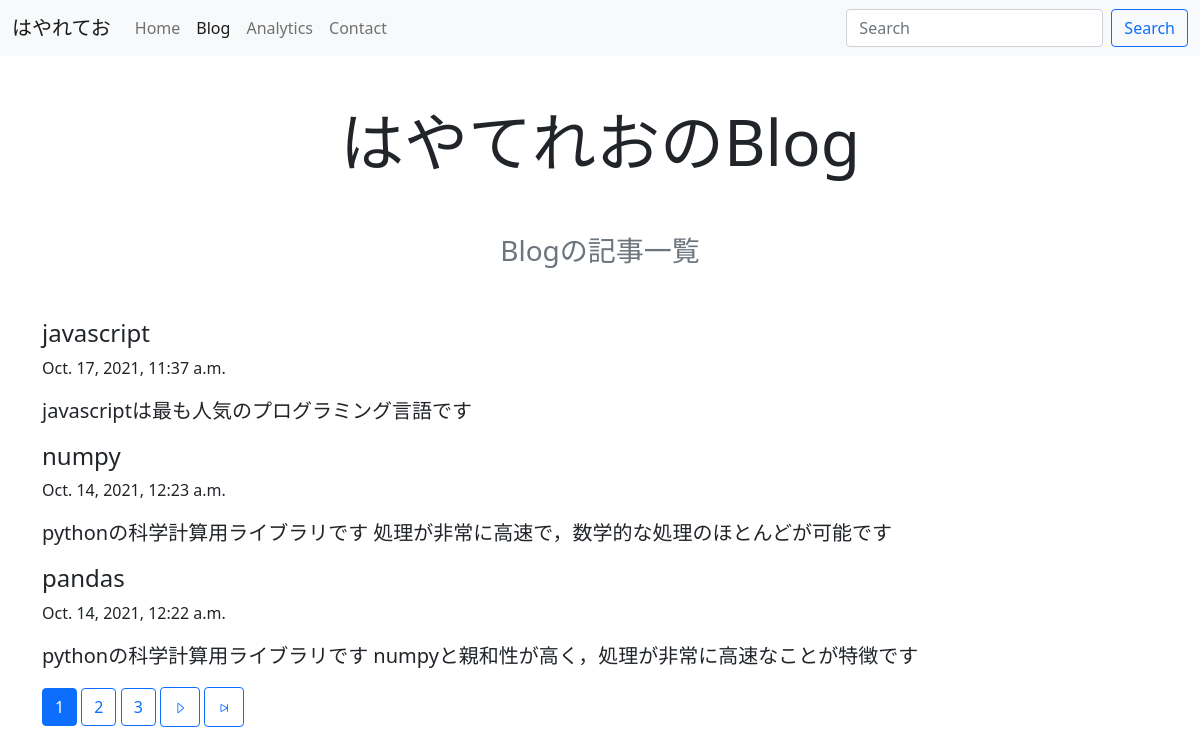
Screenshot of /blog/ with the database file from the repository.
### blog/models.py (models this page shows, shortened)
class Blog(models.Model):
    title = models.CharField(max_length=200)
    content = models.TextField(blank=True)
    category = models.ForeignKey(Category, on_delete=models.SET_NULL, blank=True, null=True)
    web_site = models.URLField(blank=True)
    updated_at = models.DateTimeField(auto_now=True)
    created_at = models.DateTimeField(auto_now_add=True)
    class Meta:
        db_table = 'blogs'

### blog/views.py (the view)
# urls.py: path('blog/', BlogListView.as_view(), name='blog'),
class BlogListView(ListView):
    model = Blog
    template_name = 'blog/blog.html'
    context_object_name = 'results'
    paginate_by = 3
    def get_queryset(self, **kwargs):
        queryset = super().get_queryset(**kwargs)
        query = self.request.GET
        if q := query.get('q'):
            queryset = queryset.filter(Q(content__icontains=q)|Q(title__icontains=q))
        return queryset.order_by('-created_at')

### blog/templates/blog/blog.html (shortened to what this page needs)
{% extends 'blog/base.html' %}
{% block bloghead %}
    active
{% endblock %}
{% block main %}
    <div class="text-center mb-5">
        <h1 class="display-3 mb-5">はやてれおのBlog</h1>
        <p class="text-muted fs-3">Blogの記事一覧</p>
    </div>
    <div>
        {% for result in results %}
        <h4>{{ result.title }}</h4>
        <p>{{ result.created_at }}</p>
        <p class="lead">{{ result.content }}</p>
        {% endfor %}
    </div>
    {% include 'blog/pagination.html' %}
{% endblock %}

### rows the page displays
Blog: title "javascript", created_at "Oct. 17, 2021, 11:37 a.m.", content "javascriptは最も人気のプログラミング言語です"
Blog: title "numpy", created_at "Oct. 14, 2021, 12:23 a.m.", content "pythonの科学計算用ライブラリです 処理が非常に高速で，数学的な処理のほとんどが可能です"
Blog: title "pandas", created_at "Oct. 14, 2021, 12:22 a.m.", content "pythonの科学計算用ライブラリです numpyと親和性が高く，処理が非常に高速なことが特徴です"

### other values shown
{{ num }} "1"
{{ num }} "2" "3"
